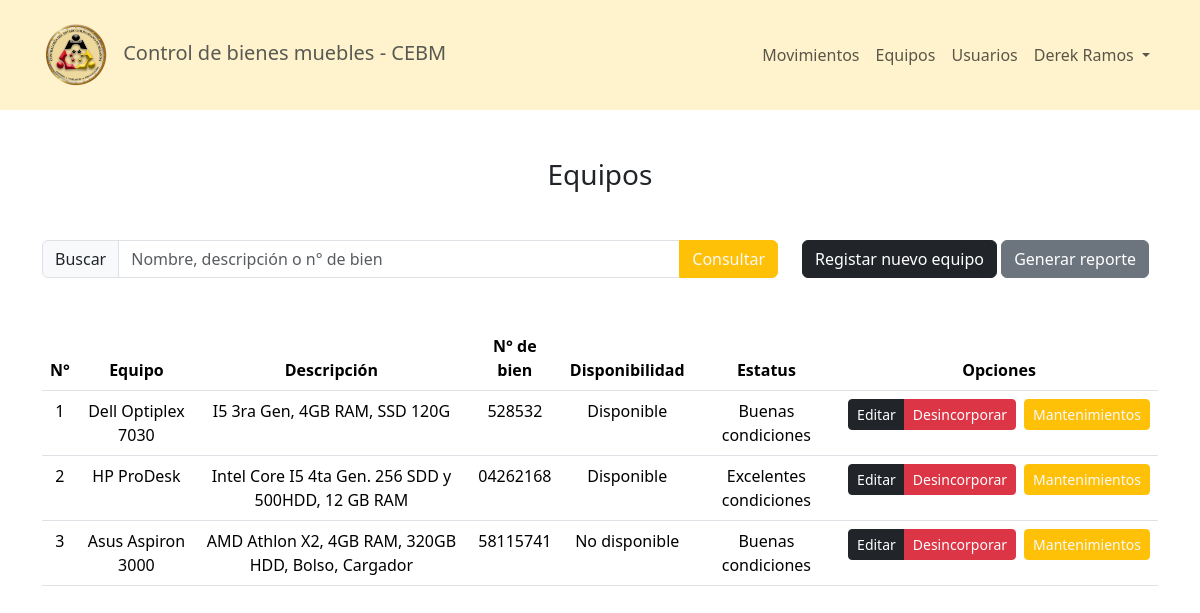
Screenshot of /pages/equipos.php (signed in) with the database file from the repository.
### tables this page shows
CREATE TABLE `equipos` (
  `id` int(11) NOT NULL,
  `equipo` varchar(80) NOT NULL,
  `descripcion` varchar(255) NOT NULL,
  `n_bien` varchar(8) NOT NULL,
  `disponible` tinyint(4) NOT NULL,
  `estatus` int(11) NOT NULL,
  `activo` tinyint(4) NOT NULL
);

### pages/equipos.php (the view, shortened to what this page needs)
<?php include('../config/Header.php'); ?>
<?php include('../config/NavBar.php'); ?>
<section class="mt-5">
    <h3 class="text-center">Equipos</h3>
    <div class="container mt-5">
        <div class="d-flex row justify-content-between">
            <div class="col-sm-8">
                <form action="equipos.php" method="GET" autocomplete="off">
                    <div class="input-group">
                        <span class="input-group-text" id="basic-addon2">Buscar</span>
                        <input type="search" class="form-control" name="search" placeholder="Nombre, descripción o n° de bien">
                        <input class="btn btn-warning text-light" type="submit" id="button-addon2" value="Consultar">
                    </div>
                </form>
            </div>
            <div class="col-sm-4">
                <button class="btn btn-dark" data-bs-toggle="modal" data-bs-target="#equipo">Registar nuevo equipo</button>
                <a href="../services/reports/report_equipo.php" target="_blank" class="btn btn-secondary">Generar reporte</a>
            </div>
        </div>
    </div>
    <div class="container d-flex justify-content-center mt-5">
        <table class="table table-hover text-center">
            <thead>
                <tr>
                    <th scope="col">N°</th>
                    <th scope="col">Equipo</th>
                    <th scope="col">Descripción</th>
                    <th scope="col">N° de bien</th>
                    <th scope="col">Disponibilidad</th>
                    <th scope="col">Estatus</th>
                    <th scope="col">Opciones</th>
                </tr>
            </thead>
            <tbody>
                <?php
                $contador = 1;
                require('../config/conex.php');
                if (isset($_GET['search'])) {
                    $search = $_GET['search'];
                    $sql = "SELECT * FROM equipos WHERE (equipo LIKE '%$search%' OR descripcion LIKE '%$search%' OR n_bien LIKE '%$search%')";
                    $res = mysqli_query($conn, $sql);
                } else {
                    $res = mysqli_query($conn, "SELECT * FROM equipos");
                }
                while ($row = mysqli_fetch_array($res)) {
                    if ($row[6] != 1) {
                ?>
                        <tr>
                            <td><?php echo ($contador); ?></td>
                            <td><?php echo ($row[1]); ?></td>
                            <td class="text-warp"><?php echo ($row[2]); ?></td>
                            <td><?php echo ($row[3]); ?></td>
                            <td>
                                <?php
                                if ($row[4] == 0) {
                                    echo ("Disponible");
                                } else {
                                    echo ("No disponible");
                                }
                                ?>
                            </td>
                            <td>
                                <?php
                                switch ($row[5]) {
                                    case 0:
                                        echo ("Excelentes condiciones");
                                        break;
                                    case 1:
                                        echo ("Buenas condiciones");
                                        break;
                                }
                                ?>
                            </td>
                            <td>
                                <div class="d-flex gap-2">
                                    <div class="btn-group" role="group">
                                        <a href="editEquipo.php?id=<?php echo ($row[0]); ?>" type="button" class="btn btn-sm btn-dark">Editar</a>
                                        <button type="button" class="btn btn-sm btn-danger" onclick="confirmDisable(<?php echo ($row[0]); ?>)">Desincorporar</button>
                                    </div>
                                    <a href="mantenimiento.php?equipo=<?php echo ($row[0]); ?>" type="button" class="btn btn-sm btn-warning text-light">Mantenimientos</a>
                                </div>
                            </td>
                        </tr>
                <?php $contador++;
                    }
                } ?>
            </tbody>
        </table>
    </div>
</section>
<?php include('../config/FooterHtml.php'); ?>

### src/global.css (style rules this page uses)
* { font-family: system-ui, sans-serif; box-sizing: border-box; margin: 0; }

### rows the page displays
equipos: equipo "Dell Optiplex 7030", descripcion "I5 3ra Gen, 4GB RAM, SSD 120G", n_bien "528532", disponible "Disponible", estatus "Buenas condiciones"
equipos: equipo "HP ProDesk", descripcion "Intel Core I5 4ta Gen. 256 SDD y 500HDD, 12 GB RAM", n_bien "04262168", disponible "Disponible", estatus "Excelentes condiciones"
equipos: equipo "Asus Aspiron 3000", descripcion "AMD Athlon X2, 4GB RAM, 320GB HDD, Bolso, Cargador", n_bien "58115741", disponible "No disponible", estatus "Buenas condiciones"

### other values shown
$nombre "Derek"
$apellido "Ramos"
